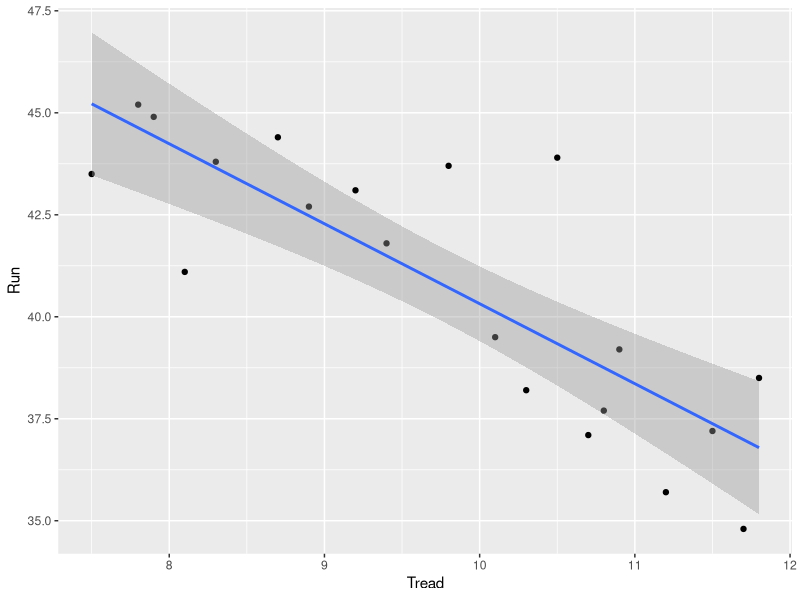
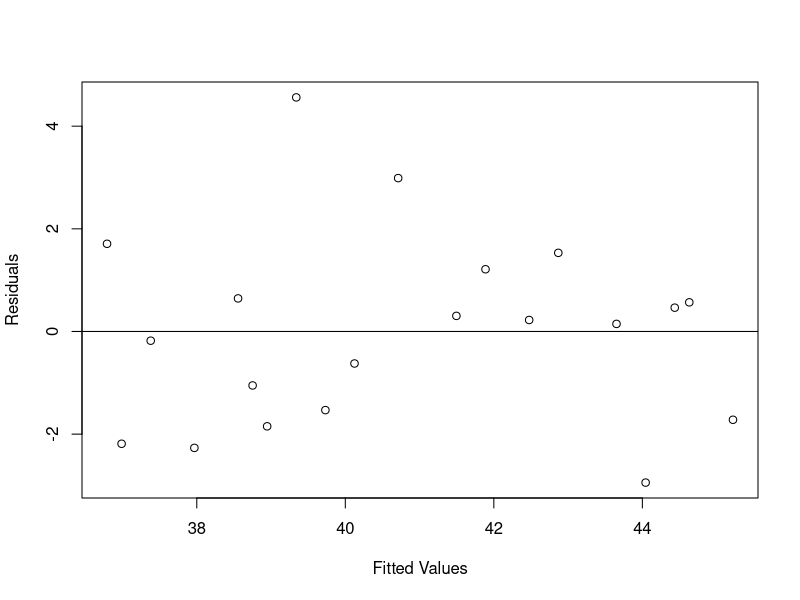
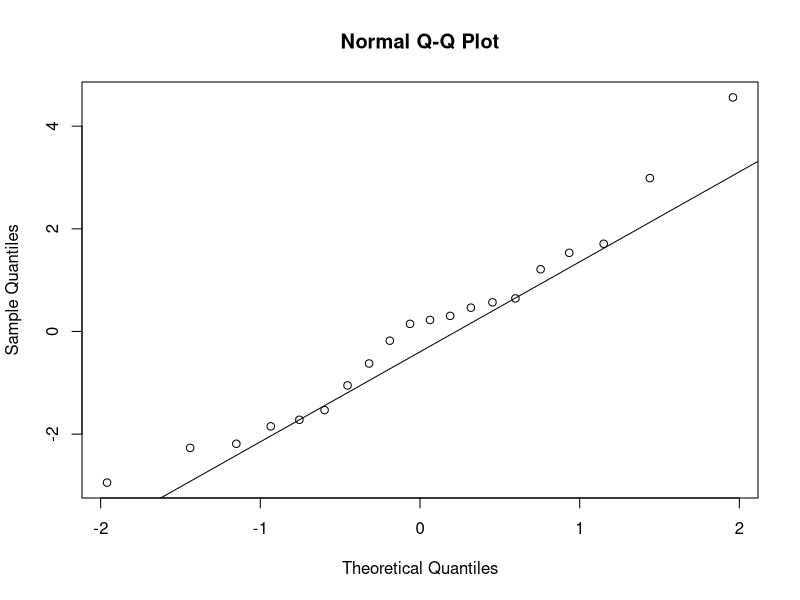

Reproduce these figures in R, in order.
## ---- chunk 1
knitr::opts_chunk$set(echo = TRUE)
## ---- chunk 2
setwd("~/Documents/GitHub/stats100")
## ---- chunk 3
library(tidyverse)
library(stats)
library(ggplot2)
library(RColorBrewer)
## ---- chunk 4
fitness<- read.csv("Fitness.csv")
fitness
## ---- chunk 5
fitness %>%
  ggplot(aes(x=Tread, y=Run))+
  geom_point()+
  geom_smooth(method = lm)
## ---- chunk 6
fitlm<- lm(Run ~ Tread, data = fitness)
fitlm
## ---- chunk 7
bothci<- confint(fitlm, level = 0.95)
slopeci<- bothci[2,]
slopeci
## ---- chunk 8
summary.lm(fitlm)
## ---- chunk 9
plot(fitlm$fitted.values, fitlm$residuals, ylab = "Residuals", xlab = "Fitted Values")
abline(h=0)
## ---- chunk 10
qqnorm(fitlm$residuals)
qqline(fitlm$residuals)
## ---- chunk 11
shapiro.test(fitlm$residuals)
